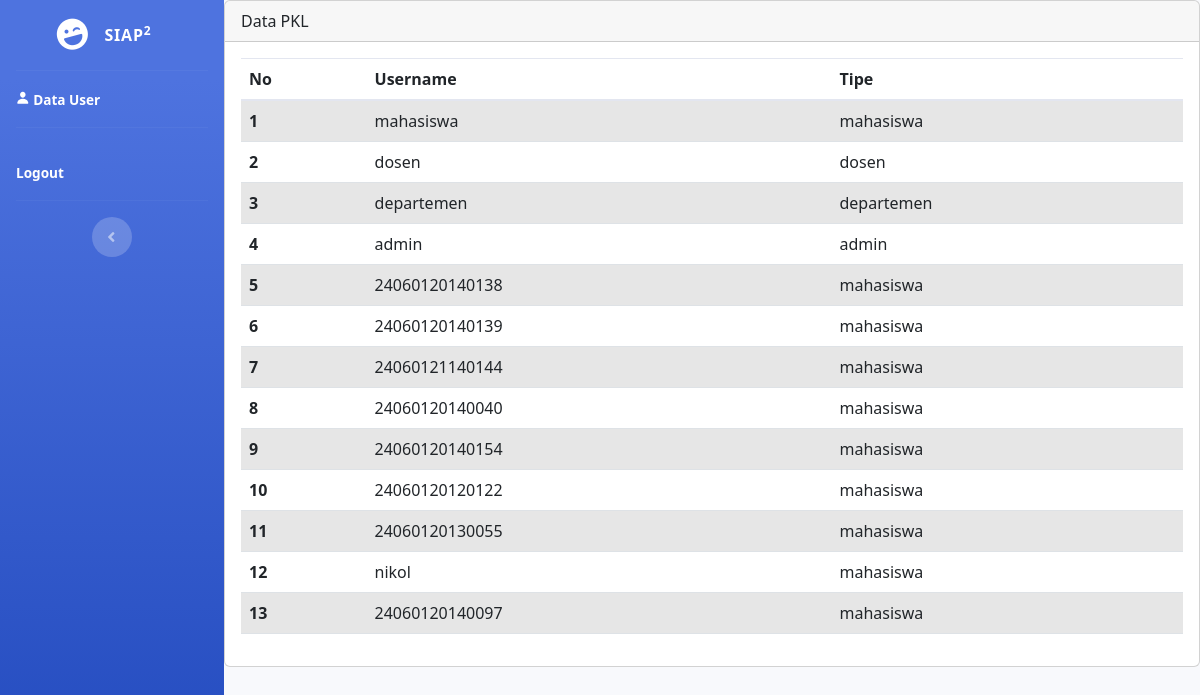
The app's page /admin.php with its own data.
### tables this page shows
CREATE TABLE `user` (
  `id` int(11) NOT NULL,
  `username` varchar(45) NOT NULL,
  `password` varchar(45) NOT NULL,
  `role_id` int(11) NOT NULL,
  `nama` varchar(255) NOT NULL
);

CREATE TABLE `tipe` (
  `role_id` int(11) NOT NULL,
  `role` varchar(45) NOT NULL
);

### admin.php (the view, shortened to what this page needs)
<?php
require_once 'db_login.php';
?>
<!DOCTYPE html>
<html lang="en">
<head>
    <link href="vendor/fontawesome-free/css/all.min.css" rel="stylesheet" type="text/css">
    <link href="css/sb-admin-2.css" rel="stylesheet">
    <link href="https://cdn.jsdelivr.net/npm/bootstrap@5.2.2/dist/css/bootstrap.min.css" rel="stylesheet">
</head>
<body id="page-top">
    <div id="wrapper">
        <ul class="navbar-nav bg-gradient-primary sidebar sidebar-dark accordion" id="accordionSidebar">
            <a class="sidebar-brand d-flex align-items-center justify-content-center" href="index.html">
                <div class="sidebar-brand-icon rotate-n-15">
                    <i class="fas fa-laugh-wink"></i>
                </div>
                <div class="sidebar-brand-text mx-3">SIAP<sup>2</sup></div>
            </a>
            <hr class="sidebar-divider my-0">
            <li class="nav-item active">
                <a class="nav-link" href="departemen_datamhs.php">
                    <span class="icon">
                        <ion-icon name="person"></ion-icon>
                    </span>
                    <span class="tittle">Data User</span>
                </a>
            </li>
            <hr class="sidebar-divider">
            <li class="nav-item active">
                <a class="nav-link" href="index.html">
                    <span class="tittle">Logout</span>
                </a>
            </li>
            <hr class="sidebar-divider d-none d-md-block">
            <div class="text-center d-none d-md-inline">
                <button class="rounded-circle border-0" id="sidebarToggle"></button>
            </div>
        </ul>
        <div id="content-wrapper" class="d-flex flex-column">
            <div id="content">
                <div class="card">
                    <div class="card-header">Data PKL</div>
                    <div class="card-body">
                    <table class="table table-striped table-hover">
                        <thead>
                            <tr>
                            <th scope="col">No</th>
                            <th scope="col">Username</th>
                            <th scope="col">Tipe</th>
                            </tr>
                        </thead>
                        <tbody>
                        <?php
                        $query = "SELECT * FROM user as s INNER JOIN tipe as m ON s.role_id = m.role_id";
                        $result = $db->query($query);
                        $i = 1;
                        while ($row = $result->fetch_assoc()) {
                            echo "<tr>";
                            echo "<th>".$i."</th>";
                            echo "<td>".$row['username']."</td>";
                            echo "<td>".$row['role']."</td>";
                            echo "</tr>";
                            $i++;
                        }
                        echo '</tbody>';
                        echo '</table>';
                        ?>
                    </div>
                </div>
            </div>
        </div>
    </div>
</body>
</html>

### records on screen
user: username "mahasiswa", role.role "mahasiswa"
user: username "dosen", role.role "dosen"
user: username "departemen", role.role "departemen"
user: username "admin", role.role "admin"
user: username "24060120140138", role.role "mahasiswa"
user: username "24060120140139", role.role "mahasiswa"
user: username "24060121140144", role.role "mahasiswa"
user: username "24060120140040", role.role "mahasiswa"
user: username "24060120140154", role.role "mahasiswa"
user: username "24060120120122", role.role "mahasiswa"
user: username "24060120130055", role.role "mahasiswa"
user: username "nikol", role.role "mahasiswa"
user: username "24060120140097", role.role "mahasiswa"
